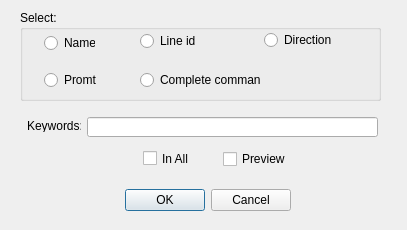
<?xml version="1.0" encoding="UTF-8"?>
<ui version="4.0">
 <class>IcvCurveFilterDialog</class>
 <widget class="QDialog" name="IcvCurveFilterDialog">
  <property name="geometry">
   <rect>
    <x>0</x>
    <y>0</y>
    <width>407</width>
    <height>230</height>
   </rect>
  </property>
  <property name="windowTitle">
   <string>Dialog</string>
  </property>
  <widget class="QDialogButtonBox" name="buttonBox">
   <property name="geometry">
    <rect>
     <x>120</x>
     <y>184</y>
     <width>171</width>
     <height>32</height>
    </rect>
   </property>
   <property name="locale">
    <locale language="English" country="UnitedStates"/>
   </property>
   <property name="orientation">
    <enum>Qt::Horizontal</enum>
   </property>
   <property name="standardButtons">
    <set>QDialogButtonBox::Cancel|QDialogButtonBox::Ok</set>
   </property>
  </widget>
  <widget class="QLineEdit" name="lineEdit">
   <property name="geometry">
    <rect>
     <x>87</x>
     <y>117</y>
     <width>291</width>
     <height>20</height>
    </rect>
   </property>
  </widget>
  <widget class="QGroupBox" name="groupBox">
   <property name="geometry">
    <rect>
     <x>20</x>
     <y>10</y>
     <width>361</width>
     <height>91</height>
    </rect>
   </property>
   <property name="title">
    <string>Select:</string>
   </property>
   <widget class="QRadioButton" name="radioComandName">
    <property name="geometry">
     <rect>
      <x>24</x>
      <y>23</y>
      <width>51</width>
      <height>20</height>
     </rect>
    </property>
    <property name="text">
     <string>Name</string>
    </property>
   </widget>
   <widget class="QRadioButton" name="radioLineId">
    <property name="geometry">
     <rect>
      <x>120</x>
      <y>21</y>
      <width>61</width>
      <height>20</height>
     </rect>
    </property>
    <property name="text">
     <string>Line id</string>
    </property>
   </widget>
   <widget class="QRadioButton" name="radioDirection">
    <property name="geometry">
     <rect>
      <x>244</x>
      <y>20</y>
      <width>81</width>
      <height>20</height>
     </rect>
    </property>
    <property name="text">
     <string>Direction</string>
    </property>
   </widget>
   <widget class="QRadioButton" name="radioCompleteComand">
    <property name="geometry">
     <rect>
      <x>120</x>
      <y>60</y>
      <width>121</width>
      <height>20</height>
     </rect>
    </property>
    <property name="text">
     <string>Complete command</string>
    </property>
   </widget>
   <widget class="QRadioButton" name="radioPromt">
    <property name="geometry">
     <rect>
      <x>24</x>
      <y>60</y>
      <width>61</width>
      <height>20</height>
     </rect>
    </property>
    <property name="text">
     <string>Promt</string>
    </property>
   </widget>
  </widget>
  <widget class="QLabel" name="label">
   <property name="geometry">
    <rect>
     <x>27</x>
     <y>120</y>
     <width>54</width>
     <height>12</height>
    </rect>
   </property>
   <property name="text">
    <string>Keywords:</string>
   </property>
  </widget>
  <widget class="QCheckBox" name="previewCheckBox">
   <property name="geometry">
    <rect>
     <x>223</x>
     <y>149</y>
     <width>71</width>
     <height>20</height>
    </rect>
   </property>
   <property name="text">
    <string>Preview</string>
   </property>
  </widget>
  <widget class="QCheckBox" name="checkBox">
   <property name="geometry">
    <rect>
     <x>143</x>
     <y>150</y>
     <width>72</width>
     <height>17</height>
    </rect>
   </property>
   <property name="text">
    <string>In All</string>
   </property>
  </widget>
 </widget>
 <resources/>
 <connections>
  <connection>
   <sender>buttonBox</sender>
   <signal>accepted()</signal>
   <receiver>IcvCurveFilterDialog</receiver>
   <slot>accept()</slot>
   <hints>
    <hint type="sourcelabel">
     <x>248</x>
     <y>254</y>
    </hint>
    <hint type="destinationlabel">
     <x>157</x>
     <y>274</y>
    </hint>
   </hints>
  </connection>
  <connection>
   <sender>buttonBox</sender>
   <signal>rejected()</signal>
   <receiver>IcvCurveFilterDialog</receiver>
   <slot>reject()</slot>
   <hints>
    <hint type="sourcelabel">
     <x>316</x>
     <y>260</y>
    </hint>
    <hint type="destinationlabel">
     <x>286</x>
     <y>274</y>
    </hint>
   </hints>
  </connection>
 </connections>
</ui>
